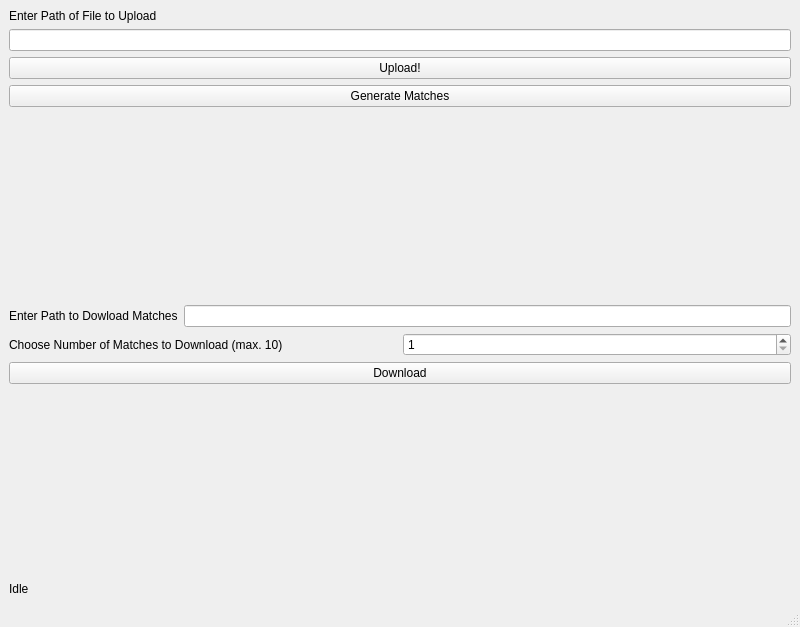
<?xml version="1.0" encoding="UTF-8"?>
<ui version="4.0">
 <class>MainWindow</class>
 <widget class="QMainWindow" name="MainWindow">
  <property name="geometry">
   <rect>
    <x>0</x>
    <y>0</y>
    <width>800</width>
    <height>627</height>
   </rect>
  </property>
  <property name="windowTitle">
   <string>Transfer Files</string>
  </property>
  <widget class="QWidget" name="centralwidget">
   <layout class="QVBoxLayout" name="verticalLayout">
    <item>
     <widget class="QLabel" name="label">
      <property name="text">
       <string>Enter Path of File to Upload</string>
      </property>
     </widget>
    </item>
    <item>
     <widget class="QLineEdit" name="uploadLineEdit"/>
    </item>
    <item>
     <widget class="QPushButton" name="uploadButton">
      <property name="text">
       <string>Upload!</string>
      </property>
     </widget>
    </item>
    <item>
     <widget class="QPushButton" name="generateResultsButton">
      <property name="text">
       <string>Generate Matches</string>
      </property>
     </widget>
    </item>
    <item>
     <spacer name="verticalSpacer">
      <property name="orientation">
       <enum>Qt::Vertical</enum>
      </property>
      <property name="sizeHint" stdset="0">
       <size>
        <width>20</width>
        <height>152</height>
       </size>
      </property>
     </spacer>
    </item>
    <item>
     <layout class="QHBoxLayout" name="horizontalLayout_2">
      <item>
       <widget class="QLabel" name="label_2">
        <property name="text">
         <string>Enter Path to Dowload Matches</string>
        </property>
       </widget>
      </item>
      <item>
       <widget class="QLineEdit" name="downloadLineEdit"/>
      </item>
     </layout>
    </item>
    <item>
     <layout class="QHBoxLayout" name="horizontalLayout">
      <item>
       <widget class="QLabel" name="label_3">
        <property name="text">
         <string>Choose Number of Matches to Download (max. 10)</string>
        </property>
       </widget>
      </item>
      <item>
       <widget class="QSpinBox" name="numResultsSpinBox">
        <property name="minimum">
         <number>1</number>
        </property>
        <property name="maximum">
         <number>10</number>
        </property>
       </widget>
      </item>
     </layout>
    </item>
    <item>
     <widget class="QPushButton" name="downloadButton">
      <property name="text">
       <string>Download</string>
      </property>
     </widget>
    </item>
    <item>
     <spacer name="verticalSpacer_2">
      <property name="orientation">
       <enum>Qt::Vertical</enum>
      </property>
      <property name="sizeHint" stdset="0">
       <size>
        <width>20</width>
        <height>153</height>
       </size>
      </property>
     </spacer>
    </item>
    <item>
     <widget class="QLabel" name="statusLabel">
      <property name="text">
       <string>Idle</string>
      </property>
     </widget>
    </item>
   </layout>
  </widget>
  <widget class="QMenuBar" name="menubar">
   <property name="geometry">
    <rect>
     <x>0</x>
     <y>0</y>
     <width>800</width>
     <height>25</height>
    </rect>
   </property>
  </widget>
  <widget class="QStatusBar" name="statusbar"/>
 </widget>
 <resources/>
 <connections/>
</ui>
